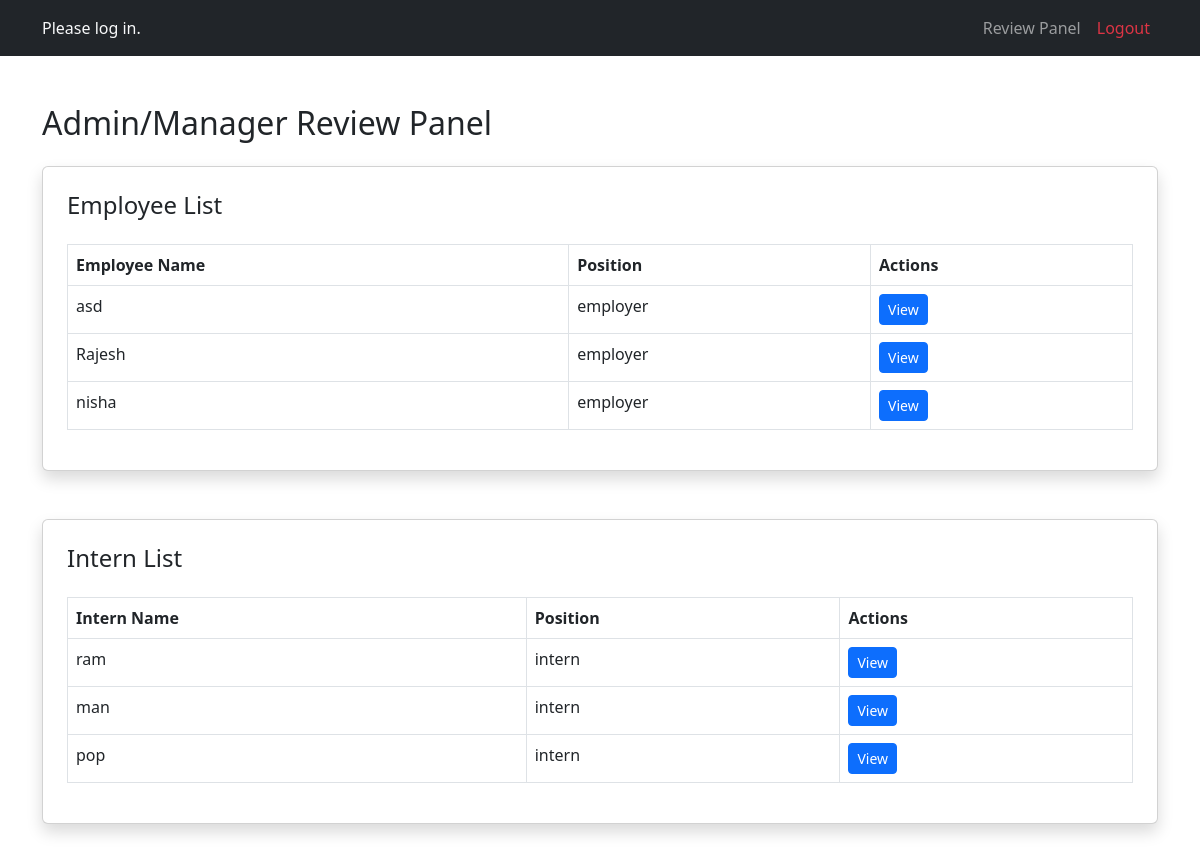
Page /manager_dashboard/ on the earlier database version.
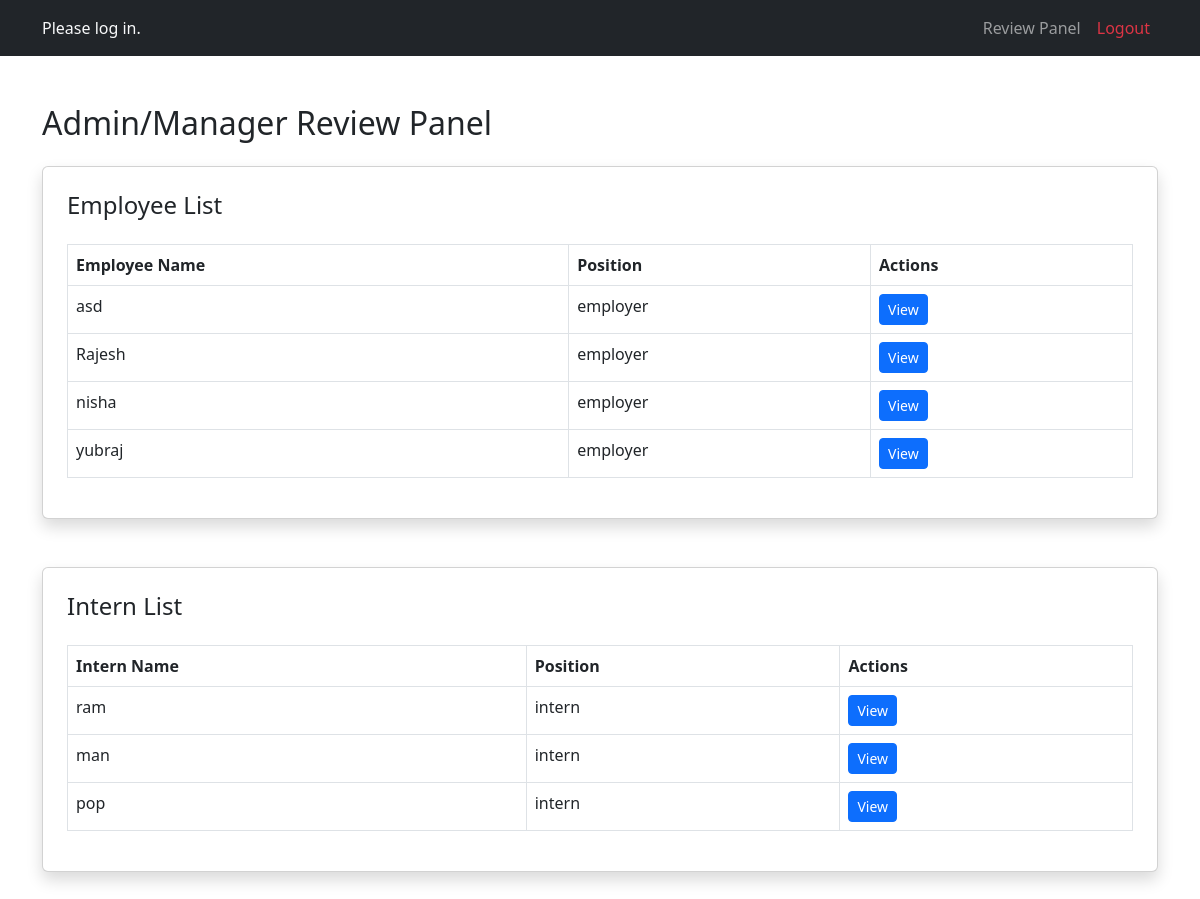
Same page on the later database version.
### accounts/models.py (models this page shows, shortened)
class CustomUser(AbstractUser):
    user_type = models.CharField(max_length=10, choices=UserTypes.choices, default="")
    position = models.CharField(max_length=100, blank=True, null=True)

### accounts/views.py (the view)
# urls.py: path('manager_dashboard/', views.manager_dashboard, name="manager_dashboard"),
def manager_dashboard(request):
    employees = CustomUser.objects.filter(user_type=UserTypes.EMPLOYER)
    interns = CustomUser.objects.filter(user_type=UserTypes.INTERN)
    context = {
        'employees': employees,
        'interns': interns,
        'user': request.user
    }
    return render(request, "manager/manager_dashboard.html", context)

### templates/manager/manager_dashboard.html (shortened to what this page needs)
{% extends "extend/base.html" %}
{% load static %}
{% block content %}
    <div class="container my-5">
        <h2 class="mb-4">Admin/Manager Review Panel</h2>
        <div class="card p-4 shadow mb-5">
            <h4>Employee List</h4>
            <div class="table-responsive">
                <table class="table table-bordered mt-3">
                    <thead>
                        <tr>
                            <th>Employee Name</th>
                            <th>Position</th>
                            <th>Actions</th>
                        </tr>
                    </thead>
                    <tbody>
                        {% for employee in employees %}
                        <tr>
                            <td>{{employee.username}}</td>
                            <td>{{ employee.user_type }}</td>
                            <td>
                                <a href="{% url 'work_desc' employee.id %}"button class="btn btn-primary btn-sm">View</button></a>
                            </td>
                        </tr>
                        {% endfor %}
                    </tbody>
                </table>
            </div>
        </div>
        <div class="card p-4 shadow mb-5">
            <h4>Intern List</h4>
            <div class="table-responsive">
                <table class="table table-bordered mt-3">
                    <thead>
                        <tr>
                            <th>Intern Name</th>
                            <th>Position</th>
                            <th>Actions</th>
                        </tr>
                    </thead>
                    <tbody>
                        {% for intern in interns %}
                        <tr>
                            <td>{{intern.username}}</td>
                            <td>{{intern.user_type}}</td>
                            <td>
                                <a href="{% url 'work_desc' intern.id %}"><button class="btn btn-primary btn-sm">View</button></a>
                            </td>
                        </tr>
                        {% endfor %}
                    </tbody>
                </table>
            </div>
    </div>
</body>
</html>
{% endblock content %}

Differences in the rows shown:
added CustomUser: username "yubraj", user_type "employer", shown under "Employee List"
